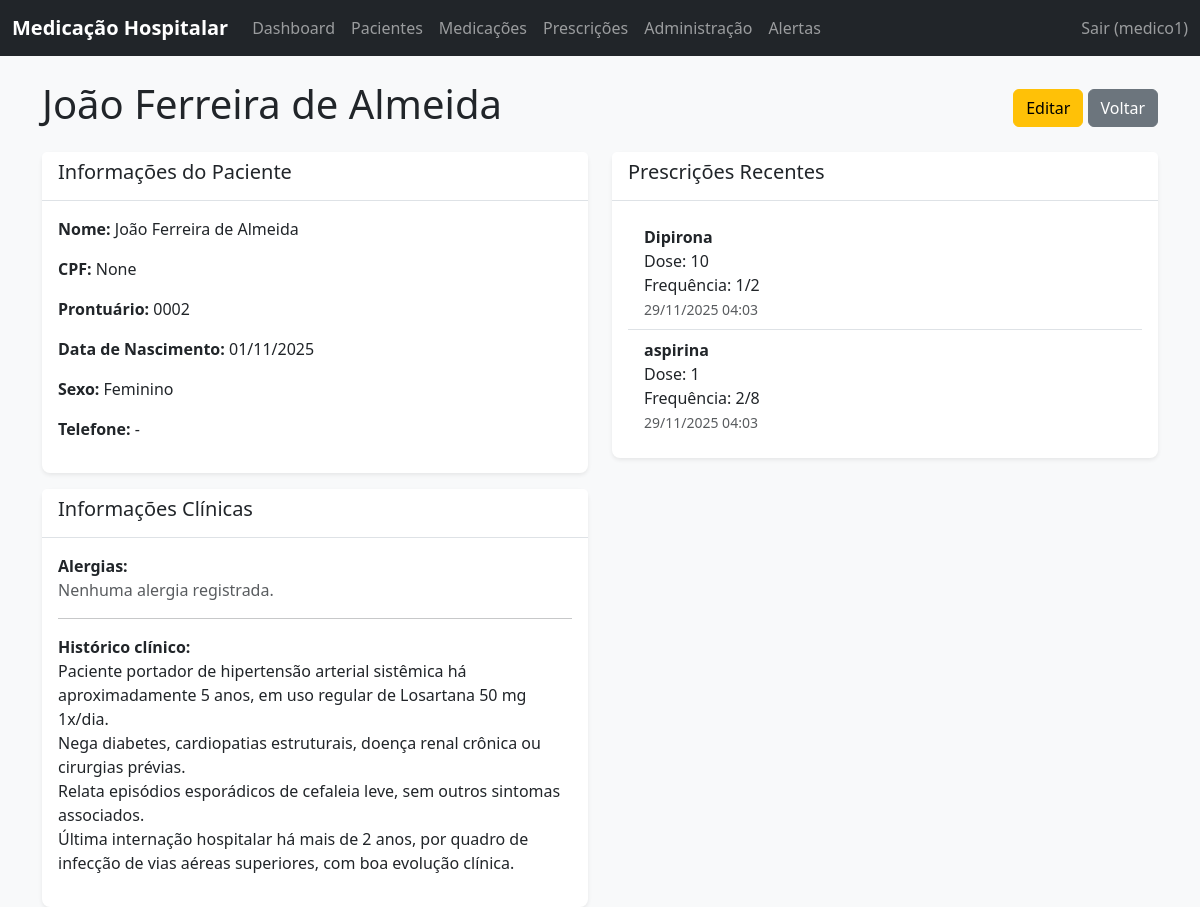
Page /pacientes/3/ (signed in) on the committed database.
### core/models.py (models this page shows, shortened)
class Usuario(AbstractUser):
    USERNAME_FIELD = 'username'
    EMAIL_FIELD = 'email'
    TIPO_USUARIO_CHOICES = [
        ('medico', 'Médico'),
        ('enfermeiro', 'Enfermeiro'),
        ('administrador', 'Administrador'),
    ]
    tipo_usuario = models.CharField(max_length=15, choices=TIPO_USUARIO_CHOICES, default='enfermeiro')
    class Meta:
        verbose_name = "Usuário"
        verbose_name_plural = "Usuários"

class Paciente(models.Model):
    SEXO_CHOICES = [
        ('M', 'Masculino'),
        ('F', 'Feminino'),
        ('O', 'Outro'),
    ]
    nome = models.CharField(max_length=255)
    cpf = models.CharField(max_length=11, unique=True, blank=True, null=True)
    data_nascimento = models.DateField()
    sexo = models.CharField(max_length=1, choices=SEXO_CHOICES)
    prontuario = models.CharField(max_length=50, unique=True)
    telefone_contato = models.CharField(max_length=20, blank=True, null=True)
    alergias = models.TextField(blank=True, null=True)
    historico_clinico = models.TextField(blank=True, null=True)
    class Meta:
        verbose_name = "Paciente"
        verbose_name_plural = "Pacientes"

class Prescricao(models.Model):
    STATUS_CHOICES = [
        ('ativa', 'Ativa'),
        ('suspensa', 'Suspensa'),
        ('encerrada', 'Encerrada'),
    ]
    paciente = models.ForeignKey(Paciente, on_delete=models.CASCADE)
    medicamento = models.ForeignKey(Medicamento, on_delete=models.CASCADE)
    medico = models.ForeignKey(
        settings.AUTH_USER_MODEL,
        on_delete=models.PROTECT,
        related_name='prescricoes',
        null=True,
        blank=True,
    )
    data_criacao = models.DateTimeField(auto_now_add=True)
    data_ultima_atualizacao = models.DateTimeField(auto_now=True)
    dose = models.CharField(max_length=100)
    frequencia = models.CharField(max_length=100)
    status = models.CharField(
        max_length=20,
        choices=STATUS_CHOICES,
        default='ativa',
    )
    observacoes = models.TextField(blank=True, null=True)
    class Meta:
        verbose_name = "Prescrição"
        verbose_name_plural = "Prescrições"

class Medicamento(models.Model):
    nome = models.CharField(max_length=255)
    dosagem = models.CharField(max_length=100)
    via_administracao = models.CharField(max_length=100)
    class Meta:
        verbose_name = "Medicamento"
        verbose_name_plural = "Medicamentos"

### core/views_frontend.py (the view)
class PacienteDetailView(LoginRequiredMixin, DetailView):
    model = Paciente
    template_name = 'core/paciente_detail.html'
    context_object_name = 'paciente'

### templates/core/paciente_detail.html (shortened to what this page needs)
{% extends 'base.html' %}
{% load static %}
{% block content %}
<div class="row">
    <div class="col-12">
        <div class="d-flex justify-content-between align-items-center mb-3">
            <h1>{{ paciente.nome }}</h1>
            <div>
                <a href="{% url 'paciente_update' paciente.pk %}" class="btn btn-warning">Editar</a>
                <a href="{% url 'paciente_list' %}" class="btn btn-secondary">Voltar</a>
            </div>
        </div>
    </div>
</div>
<div class="row">
    <div class="col-md-6">
        <div class="card mb-3">
            <div class="card-header">
                <h5>Informações do Paciente</h5>
            </div>
            <div class="card-body">
                <p><strong>Nome:</strong> {{ paciente.nome }}</p>
                <p><strong>CPF:</strong> {{ paciente.cpf }}</p>
                <p><strong>Prontuário:</strong> {{ paciente.prontuario }}</p>
                <p><strong>Data de Nascimento:</strong> {{ paciente.data_nascimento|date:"d/m/Y" }}</p>
                <p><strong>Sexo:</strong> {{ paciente.get_sexo_display }}</p>
                <p><strong>Telefone:</strong> {{ paciente.telefone_contato|default:"-" }}</p>
            </div>
        </div>
        <div class="card">
            <div class="card-header">
                <h5>Informações Clínicas</h5>
            </div>
            <div class="card-body">
                <p>
                    <strong>Alergias:</strong><br>
                    {% if paciente.alergias %}
                        {{ paciente.alergias|linebreaksbr }}
                    {% else %}
                        <span class="text-muted">Nenhuma alergia registrada.</span>
                    {% endif %}
                </p>
                <hr>
                <p>
                    <strong>Histórico clínico:</strong><br>
                    {% if paciente.historico_clinico %}
                        {{ paciente.historico_clinico|linebreaksbr }}
                    {% else %}
                        <span class="text-muted">Nenhum histórico clínico registrado.</span>
                    {% endif %}
                </p>
            </div>
        </div>
    </div>
    <div class="col-md-6">
        <div class="card">
            <div class="card-header">
                <h5>Prescrições Recentes</h5>
            </div>
            <div class="card-body">
                {% if paciente.prescricao_set.all %}
                    <ul class="list-group list-group-flush">
                        {% for prescricao in paciente.prescricao_set.all %}
                            <li class="list-group-item">
                                <strong>{{ prescricao.medicamento.nome }}</strong>
                                <br>Dose: {{ prescricao.dose }}
                                <br>Frequência: {{ prescricao.frequencia }}
                                <br>
                                <small class="text-muted">
                                    {{ prescricao.data_criacao|date:"d/m/Y H:i" }}
                                </small>
                            </li>
                        {% endfor %}
                    </ul>
                {% else %}
                    <p class="text-muted mb-0">Nenhuma prescrição encontrada.</p>
                {% endif %}
            </div>
        </div>
    </div>
</div>
{% endblock %}

### templates/base.html (shortened to what this page needs)
{% load static %}
<!DOCTYPE html>
<html lang="pt-br">
<head>
    <link href="https://cdn.jsdelivr.net/npm/bootstrap@5.3.0/dist/css/bootstrap.min.css" rel="stylesheet">
    <link rel="stylesheet" href="{% static 'css/style.css' %}">
</head>
<body>
    <nav class="navbar navbar-expand-lg navbar-dark bg-dark">
        <div class="container-fluid">
            <a class="navbar-brand" href="{% url 'dashboard' %}">Medicação Hospitalar</a>
            <div class="collapse navbar-collapse" id="navbarNav">
                <ul class="navbar-nav me-auto mb-2 mb-lg-0">
                    {% if user.is_authenticated %}
                        <li class="nav-item">
                            <a class="nav-link" href="{% url 'dashboard' %}">Dashboard</a>
                        </li>
                        <li class="nav-item">
                            <a class="nav-link" href="{% url 'paciente_list' %}">Pacientes</a>
                        </li>
                        <li class="nav-item">
                            <a class="nav-link" href="{% url 'medicamento_list' %}">Medicações</a>
                        </li>
                        <li class="nav-item">
                            <a class="nav-link" href="{% url 'prescricao_list' %}">Prescrições</a>
                        </li>
                        <li class="nav-item">
                            <a class="nav-link" href="{% url 'administracao_list' %}">Administração</a>
                        </li>
                        <li class="nav-item">
                            <a class="nav-link" href="{% url 'alerta_list' %}">Alertas</a>
                        </li>
                    {% endif %}
                </ul>
                <ul class="navbar-nav">
                    {% if user.is_authenticated %}
                        <li class="nav-item">
                            <form method="post" action="{% url 'logout' %}" class="d-inline">
                                <button type="submit" class="nav-link btn btn-link p-0 m-0">
                                    Sair ({{ user.username }})
                                </button>
                            </form>
                        </li>
                    {% else %}
                        <li class="nav-item">
                            <a class="nav-link" href="{% url 'login' %}">Login</a>
                        </li>
                    {% endif %}
                </ul>
            </div>
        </div>
    </nav>
    <div class="container mt-4">
        {% block content %}
        {% endblock %}
    </div>
</body>
</html>

### static/css/style.css (style rules this page uses)
body { font-family: 'Segoe UI', Tahoma, Geneva, Verdana, sans-serif; background-color: #f8f9fa; }
.navbar-brand { font-weight: bold; }
.card { border: none; box-shadow: 0 0.125rem 0.25rem rgba(0, 0, 0, 0.075); border-radius: 0.5rem; }
.card-header { background-color: #fff; border-bottom: 1px solid #dee2e6; font-weight: 600; }
.btn { border-radius: 0.375rem; }

### rows in the picture
Usuario: username "medico1"
Paciente: nome "João Ferreira de Almeida", cpf "None", prontuario "0002", data_nascimento "01/11/2025", sexo "Feminino", telefone_contato "-", historico_clinico "Paciente portador de hipertensão arterial sistêmica há aproximadamente 5 anos, em uso regular de Losartana 50 mg 1x/dia. Nega diabetes, cardiopatias estruturais, doença renal crônica ou cirurgias prévias. Relata episódios esporádicos de cefaleia leve, sem outros sintomas associados. Última internação hospitalar há mais de 2 anos, por quadro de infecção de vias aéreas superiores, com boa evolução clínica."
Prescricao: medicamento.nome "Dipirona", dose "10", frequencia "1/2", data_criacao "29/11/2025 04:03"
Prescricao: medicamento.nome "aspirina", dose "1", frequencia "2/8", data_criacao "29/11/2025 04:03"
